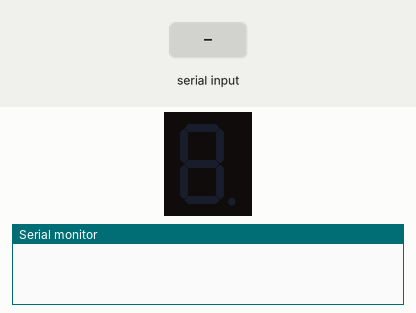
A sketch run on a simulated Arduino Uno, built with avr-gcc and run on an emulated ATmega328P. On the bench: 1-digit seven-segment display, the last lines printed to the serial monitor. Wiring (inferred from the names in the program): 1-digit 7-segment display, segments lit when HIGH: segments pin 2, pin 3, pin 4, pin 5, pin 6, pin 7, pin 8. The test bench sets the inputs (shaded band). The segment pins are drawn as the display they are named for.

Above: at 1.2 s.
1.3 s: "1" received over the second serial link
At 2.5 s:
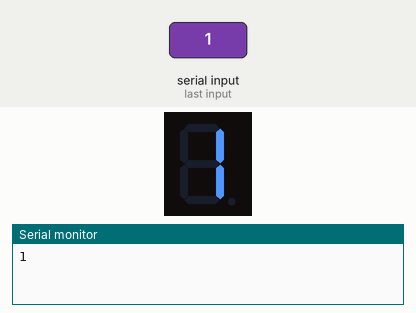
2.8 s: "2" received over the second serial link
At 3.8 s:
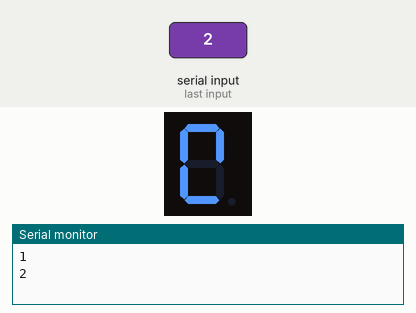
4.3 s: "3" received over the second serial link
At 4.9 s:
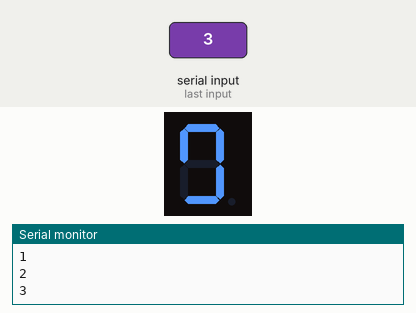
5.8 s: "4" received over the second serial link
At 7.0 s:
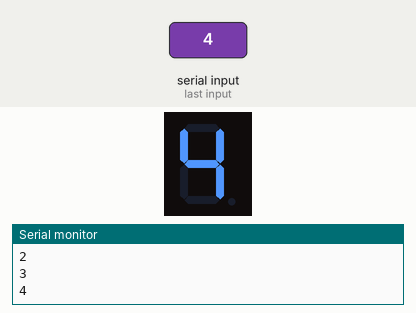
7.3 s: "5" received over the second serial link
At 8.4 s:
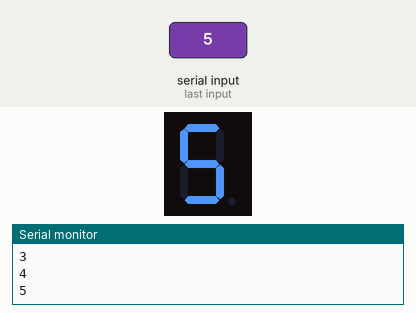
8.8 s: "6" received over the second serial link
At 9.5 s:
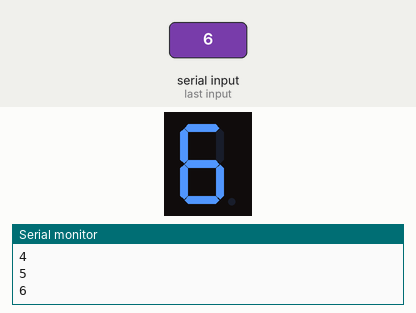
Timing chart, 0 to 11.3 s (numbered marks = the images above; inputs shaded):
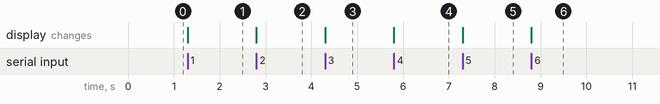

The sketch:

7_SEGMENT.ino
```cpp
#include<SoftwareSerial.h>

SoftwareSerial Bluetooth(13,12);
char Num;
int A = 2;
int B = 3;
int C = 4;
int D = 5;
int E = 6;
int F = 7;
int G = 8;
void setup() {
 Serial.begin(9600);
 Bluetooth.begin(9600 );
 pinMode(A, OUTPUT);
 pinMode(B, OUTPUT);
 pinMode(C, OUTPUT);
 pinMode(D, OUTPUT);
 pinMode(E, OUTPUT);
 pinMode(F, OUTPUT);
 pinMode(G, OUTPUT);
}

void loop() {

  if(Bluetooth.available()>0)
  {
    Num=Bluetooth.read();
    Serial.println(Num);
    if(Num=='1')
    {
      digitalWrite(A,LOW);
      digitalWrite(B,HIGH);
      digitalWrite(C,HIGH);
      digitalWrite(D,LOW);
      digitalWrite(E,LOW);
      digitalWrite(F,LOW);
      digitalWrite(G,LOW);
    }
    if(Num=='2')
    {
      digitalWrite(A,HIGH);
      digitalWrite(B,HIGH);
      digitalWrite(C,LOW);
      digitalWrite(D,HIGH);
      digitalWrite(E,HIGH);
      digitalWrite(F,HIGH);
      digitalWrite(G,LOW);
    }
    if(Num=='3')
    {
      digitalWrite(A,HIGH);
      digitalWrite(B,HIGH);
      digitalWrite(C,HIGH);
      digitalWrite(D,HIGH);
      digitalWrite(E,LOW);
      digitalWrite(F,HIGH);
      digitalWrite(G,LOW);
    }
    if(Num=='4')
    {
      digitalWrite(A,LOW);
      digitalWrite(B,HIGH);
      digitalWrite(C,HIGH);
      digitalWrite(D,LOW);
      digitalWrite(E,LOW);
      digitalWrite(F,HIGH);
      digitalWrite(G,HIGH);
    }
    if(Num=='5')
    {
      digitalWrite(A,HIGH);
      digitalWrite(B,LOW);
      digitalWrite(C,HIGH);
      digitalWrite(D,HIGH);
      digitalWrite(E,LOW);
      digitalWrite(F,HIGH);
      digitalWrite(G,HIGH);
    }
    if(Num=='6')
    {
      digitalWrite(A,HIGH);
      digitalWrite(B,LOW);
      digitalWrite(C,HIGH);
      digitalWrite(D,HIGH);
      digitalWrite(E,HIGH);
      digitalWrite(F,HIGH);
      digitalWrite(G,HIGH);
    }

  }

}
```

Measured:
- after the input at 1.3 s, the display: changes at once (image 1)
- after the input at 2.8 s, the display: changes at once (image 2)
- after the input at 4.3 s, the display: changes at once (image 3)
- after the input at 5.8 s, the display: changes at once (image 4)
- after the input at 7.3 s, the display: changes at once (image 5)
- after the input at 8.8 s, the display: changes at once (image 6)
